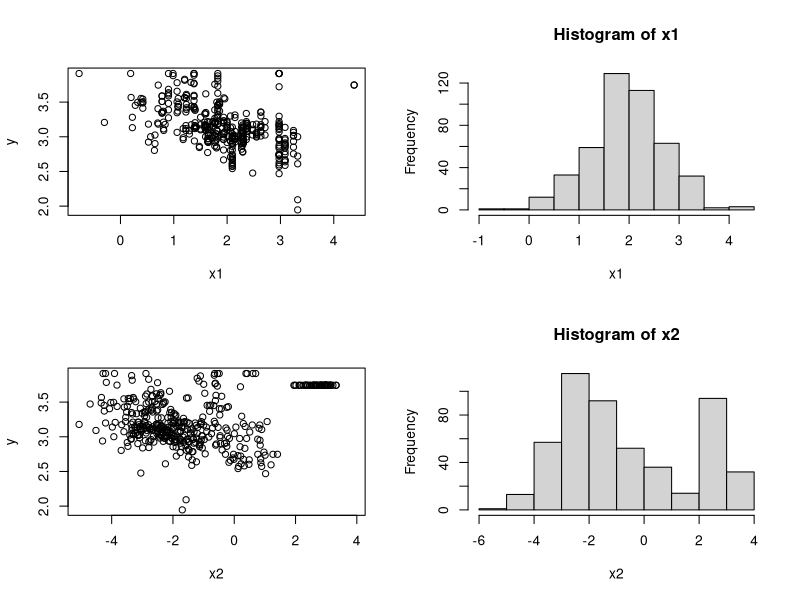
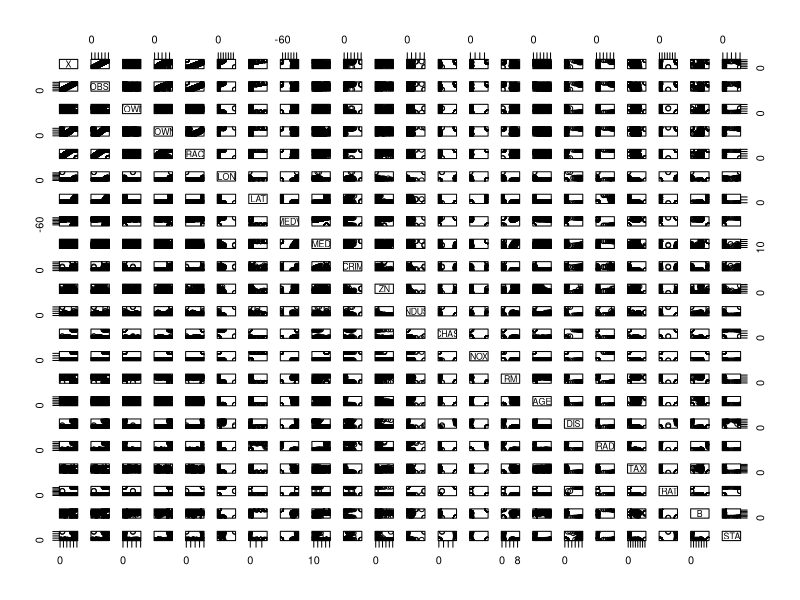

R code for these plots, in order:

# -------------------------------------------------------------
# bostonc <- read.table(
#     "http://lib.stat.cmu.edu/datasets/boston_corrected.txt",
#     header=TRUE, sep=",", stringsAsFactors=FALSE,
#     na.strings=c('NIL'), comment.char="#", encoding="UTF-8")
# -------------------------------------------------------------

getwd()
setwd('~/Github/r_studio_ADsP_lectures')
boston <-read.csv("./_static/bostonc_new.csv", header = TRUE, sep = "," )

head(boston); tail(boston)
summary(boston)

# ________함수정의 _______________
show_phist <- function(y, x1, x2, data1)  {
  par(mfrow=c(2,2))

  plot( y ~ x1)
  hist(x1)
  #  m1 <- lm(y ~ x1 , data = data1)
  #  abline(m1$coefficients)


  plot( y ~ x2)
  hist(x2)
  #  m2 <- lm(y ~ x2 , data = data1)
  #  abline(m2$coefficients)

  par(mfrow=c(1,1))
}

y <- boston$MEDV
x1 <- boston$INDUS
x2 <- boston$CRIM

show_phist(log(y), log(x1), log(x2), boston)

plot(boston)
